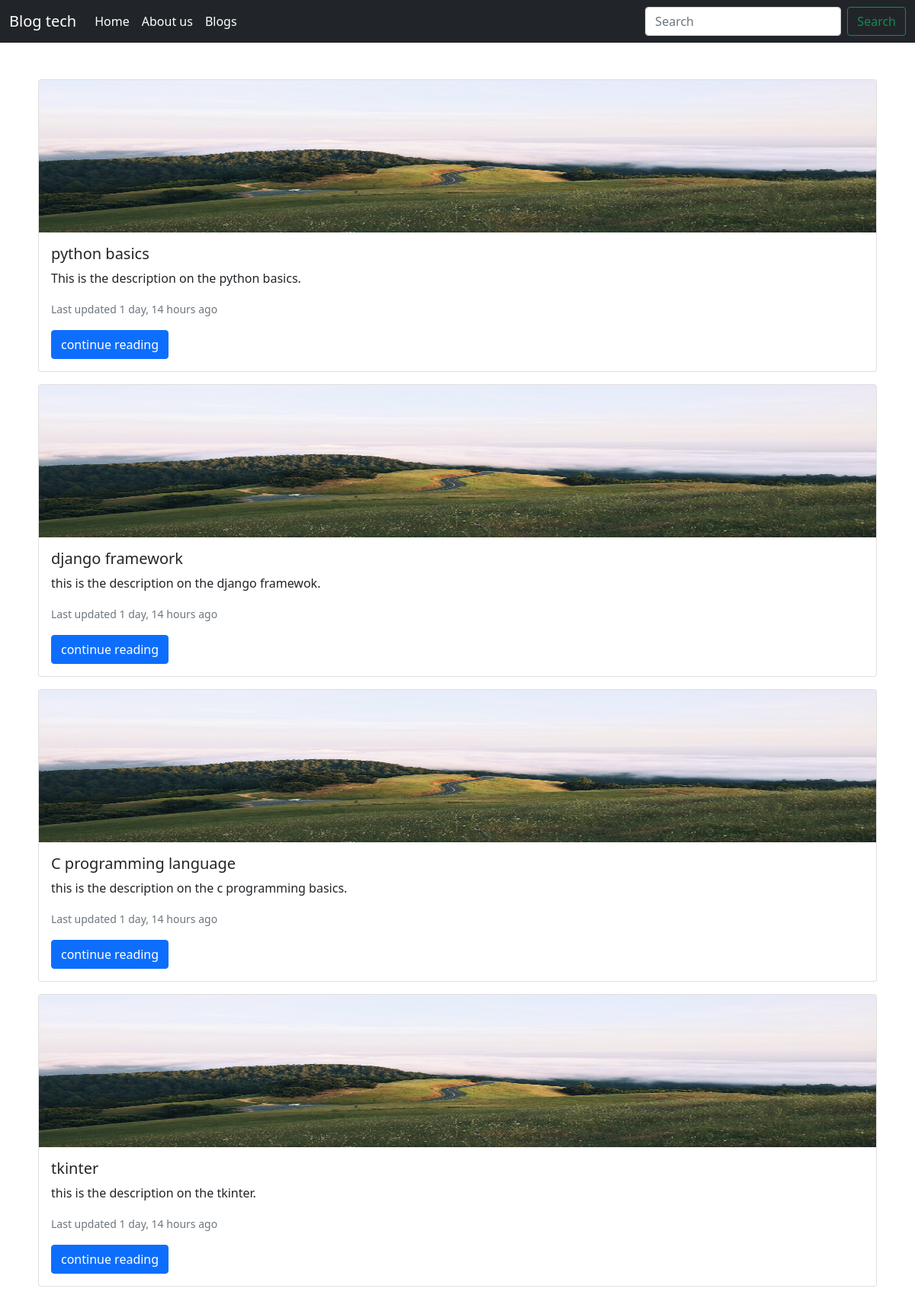
/blog/, run on an earlier commit of the app's database.
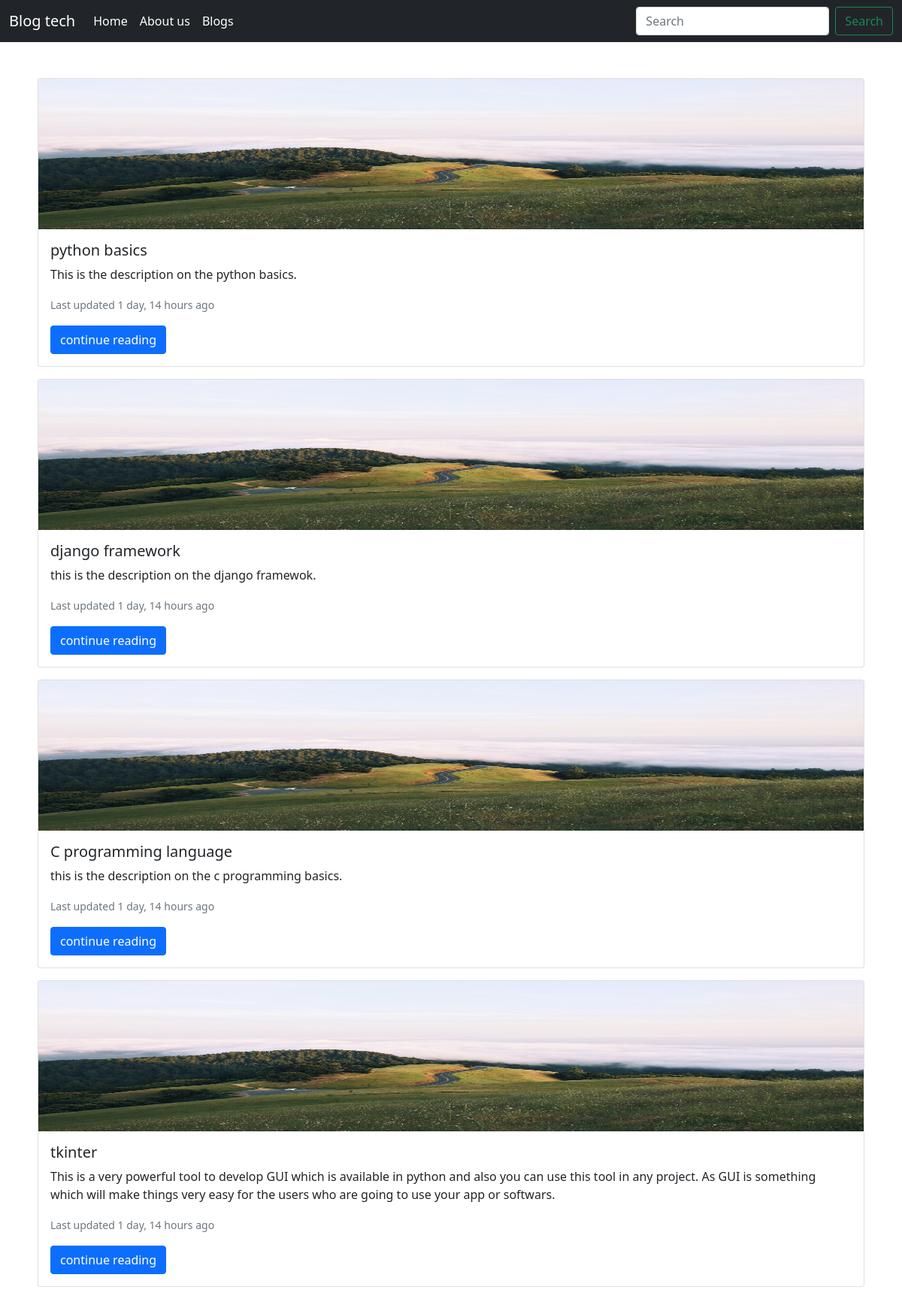
And on a later commit of the database.
### blog_tech/models.py (models this page shows, shortened)
class post(models.Model):
    title = models.CharField(max_length=50)
    tag = models.CharField(max_length=50)
    status = models.CharField(max_length=50)
    desc = models.TextField()
    content = models.TextField()
    pub_date = models.DateField()

### blog_tech/views.py (the view)
# urls.py: 2. Add a URL to urlpatterns:  path('blog/', include('blog.urls'))
def blog(request):
    req_post = post.objects.filter(status='main')
    return render(request, 'blog.html', {'content':req_post})

### templates/blog.html (shortened to what this page needs)
{% extends 'basic.html' %}
{% block body %}
<div class="container my-5">
    {% load static %}
    {% for i in content %}
    <div class="card mb-3 my-2 mx-2">
        <img src="{% static 'test_img2.jpg' %}" class="card-img-top" alt="..." height="200px">
        <div class="card-body">
            <h5 class="card-title">{{ i.title }}</h5>
            <p class="card-text">{{ i.desc }}</p>
                <p class="card-text"><small class="text-muted">Last updated {{ i.pub_date|timesince }} ago</small></p>
                <a class="btn btn-primary" href="/postview/{{i.id}}" role="button">continue reading</a>
        </div>
    </div>
    {% endfor %}
</div>
{% endblock %}

What changed in the data, as far as the page shows it:
changed post "tkinter": desc "this is the description on the tkinter." → "This is a very powerful tool to develop GUI which is available in python and also you can use this tool in any project. As GUI is something which will make things very easy for the users who are going to use your app or softwars."
